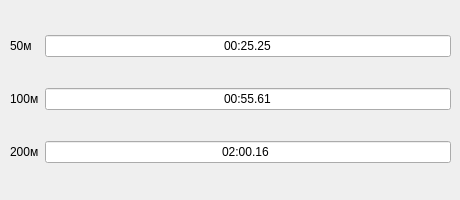
         <widget class="QWidget" name="tab_22">
          <attribute name="title">
           <string>Чоловіки</string>
          </attribute>
          <widget class="QWidget" name="layoutWidget_8">
           <property name="geometry">
            <rect>
             <x>10</x>
             <y>10</y>
             <width>441</width>
             <height>181</height>
            </rect>
           </property>
           <layout class="QGridLayout" name="gridLayout_10">
            <item row="2" column="0">
             <widget class="QLabel" name="label_62">
              <property name="text">
               <string>200м</string>
              </property>
             </widget>
            </item>
            <item row="2" column="1">
             <widget class="QLineEdit" name="lineEdit_25m_bras_men200">
              <property name="text">
               <string>02:00.16 </string>
              </property>
              <property name="alignment">
               <set>Qt::AlignCenter</set>
              </property>
             </widget>
            </item>
            <item row="1" column="0">
             <widget class="QLabel" name="label_60">
              <property name="text">
               <string>100м</string>
              </property>
             </widget>
            </item>
            <item row="1" column="1">
             <widget class="QLineEdit" name="lineEdit_25m_bras_men100">
              <property name="text">
               <string>00:55.61</string>
              </property>
              <property name="alignment">
               <set>Qt::AlignCenter</set>
              </property>
             </widget>
            </item>
            <item row="0" column="0">
             <widget class="QLabel" name="label_58">
              <property name="text">
               <string>50м</string>
              </property>
             </widget>
            </item>
            <item row="0" column="1">
             <widget class="QLineEdit" name="lineEdit_25m_bras_men50">
              <property name="text">
               <string>00:25.25</string>
              </property>
              <property name="alignment">
               <set>Qt::AlignCenter</set>
              </property>
             </widget>
            </item>
           </layout>
          </widget>
         </widget>
